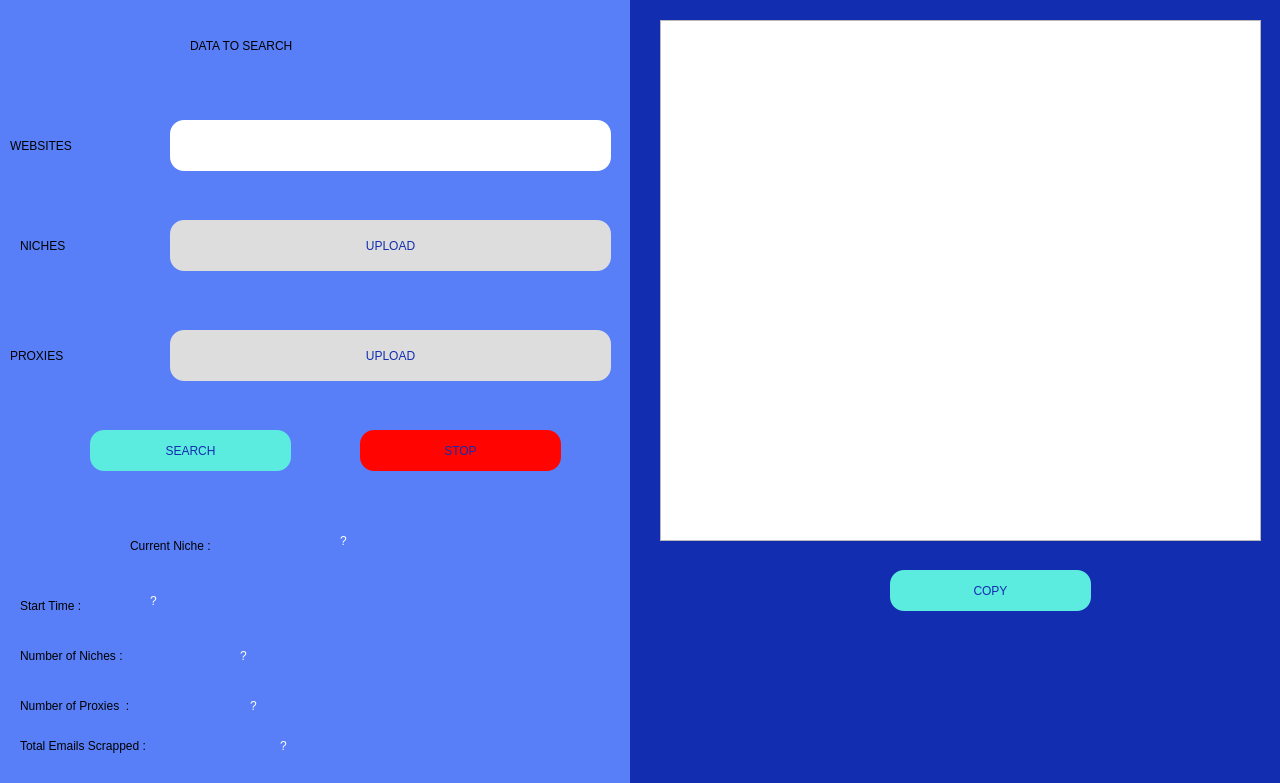
<?xml version="1.0" encoding="UTF-8"?>
<ui version="4.0">
 <class>Dialog</class>
 <widget class="QDialog" name="Dialog">
  <property name="geometry">
   <rect>
    <x>0</x>
    <y>0</y>
    <width>1280</width>
    <height>783</height>
   </rect>
  </property>
  <property name="windowTitle">
   <string>Dialog</string>
  </property>
  <widget class="QWidget" name="bgwidget" native="true">
   <property name="geometry">
    <rect>
     <x>0</x>
     <y>-10</y>
     <width>1111</width>
     <height>811</height>
    </rect>
   </property>
   <property name="styleSheet">
    <string notr="true">QWidget#bgwidget{
background-color:#597FF8
}</string>
   </property>
   <widget class="QLabel" name="label">
    <property name="geometry">
     <rect>
      <x>190</x>
      <y>30</y>
      <width>311</width>
      <height>51</height>
     </rect>
    </property>
    <property name="styleSheet">
     <string notr="true">color:black;

font: 25pt &quot;Arial&quot;;
</string>
    </property>
    <property name="text">
     <string>DATA TO SEARCH</string>
    </property>
   </widget>
   <widget class="QLabel" name="label_2">
    <property name="geometry">
     <rect>
      <x>10</x>
      <y>130</y>
      <width>161</width>
      <height>51</height>
     </rect>
    </property>
    <property name="styleSheet">
     <string notr="true">color:black;

font: 22pt &quot;Arial&quot;;
</string>
    </property>
    <property name="text">
     <string>WEBSITES</string>
    </property>
   </widget>
   <widget class="QLineEdit" name="SiteInput">
    <property name="geometry">
     <rect>
      <x>170</x>
      <y>130</y>
      <width>441</width>
      <height>51</height>
     </rect>
    </property>
    <property name="styleSheet">
     <string notr="true">border-radius:14px;
</string>
    </property>
    <property name="text">
     <string/>
    </property>
   </widget>
   <widget class="QLabel" name="label_3">
    <property name="geometry">
     <rect>
      <x>20</x>
      <y>230</y>
      <width>141</width>
      <height>51</height>
     </rect>
    </property>
    <property name="styleSheet">
     <string notr="true">color:black;

font: 24pt &quot;Arial&quot;;
</string>
    </property>
    <property name="text">
     <string>NICHES</string>
    </property>
   </widget>
   <widget class="QPushButton" name="UploadNiche">
    <property name="geometry">
     <rect>
      <x>170</x>
      <y>230</y>
      <width>441</width>
      <height>51</height>
     </rect>
    </property>
    <property name="styleSheet">
     <string notr="true">QWidget#UploadNiche{
color:#122DAF;
font: 20pt &quot;MS Shell Dlg 2&quot;;
background-color:#DDDDDD;
border-radius:14px;
shadow:2px
}</string>
    </property>
    <property name="text">
     <string>UPLOAD</string>
    </property>
   </widget>
   <widget class="QLabel" name="label_4">
    <property name="geometry">
     <rect>
      <x>10</x>
      <y>340</y>
      <width>141</width>
      <height>51</height>
     </rect>
    </property>
    <property name="styleSheet">
     <string notr="true">color:black;

font: 24pt &quot;Arial&quot;;
</string>
    </property>
    <property name="text">
     <string>PROXIES</string>
    </property>
   </widget>
   <widget class="QPushButton" name="UploadProxies">
    <property name="geometry">
     <rect>
      <x>170</x>
      <y>340</y>
      <width>441</width>
      <height>51</height>
     </rect>
    </property>
    <property name="styleSheet">
     <string notr="true">QWidget#UploadProxies{
color:#122DAF;
font: 20pt &quot;MS Shell Dlg 2&quot;;
background-color:#DDDDDD;
border-radius:14px;
shadow:2px
}</string>
    </property>
    <property name="text">
     <string>UPLOAD</string>
    </property>
   </widget>
   <widget class="QPushButton" name="startBtn">
    <property name="geometry">
     <rect>
      <x>90</x>
      <y>440</y>
      <width>201</width>
      <height>41</height>
     </rect>
    </property>
    <property name="styleSheet">
     <string notr="true">background-color:#5CEBDF;
border-radius:14px;
color:#122DAF;
font: 18pt &quot;MS Shell Dlg 2&quot;;</string>
    </property>
    <property name="text">
     <string>SEARCH</string>
    </property>
   </widget>
   <widget class="QPushButton" name="Stopbtn">
    <property name="geometry">
     <rect>
      <x>360</x>
      <y>440</y>
      <width>201</width>
      <height>41</height>
     </rect>
    </property>
    <property name="styleSheet">
     <string notr="true">background-color:#FF0400;
border-radius:14px;
color:#122DAF;
font: 20pt &quot;MS Shell Dlg 2&quot;;</string>
    </property>
    <property name="text">
     <string>STOP</string>
    </property>
   </widget>
   <widget class="QLabel" name="label_5">
    <property name="geometry">
     <rect>
      <x>20</x>
      <y>590</y>
      <width>141</width>
      <height>51</height>
     </rect>
    </property>
    <property name="styleSheet">
     <string notr="true">color:black;

font: 18pt &quot;Arial&quot;;
</string>
    </property>
    <property name="text">
     <string>Start Time : </string>
    </property>
   </widget>
   <widget class="QLabel" name="label_6">
    <property name="geometry">
     <rect>
      <x>20</x>
      <y>640</y>
      <width>231</width>
      <height>51</height>
     </rect>
    </property>
    <property name="styleSheet">
     <string notr="true">color:black;

font: 18pt &quot;Arial&quot;;
</string>
    </property>
    <property name="text">
     <string>Number of Niches : </string>
    </property>
   </widget>
   <widget class="QLabel" name="label_8">
    <property name="geometry">
     <rect>
      <x>20</x>
      <y>730</y>
      <width>281</width>
      <height>51</height>
     </rect>
    </property>
    <property name="styleSheet">
     <string notr="true">color:black;

font: 18pt &quot;Arial&quot;;
</string>
    </property>
    <property name="text">
     <string>Total Emails Scrapped :</string>
    </property>
   </widget>
   <widget class="QLabel" name="label_7">
    <property name="geometry">
     <rect>
      <x>20</x>
      <y>690</y>
      <width>231</width>
      <height>51</height>
     </rect>
    </property>
    <property name="styleSheet">
     <string notr="true">color:black;

font: 18pt &quot;Arial&quot;;
</string>
    </property>
    <property name="text">
     <string>Number of Proxies  : </string>
    </property>
   </widget>
   <widget class="QLabel" name="start_time">
    <property name="geometry">
     <rect>
      <x>150</x>
      <y>590</y>
      <width>201</width>
      <height>41</height>
     </rect>
    </property>
    <property name="styleSheet">
     <string notr="true">font: 16pt &quot;MS Shell Dlg 2&quot;;
color:white
</string>
    </property>
    <property name="text">
     <string>?</string>
    </property>
   </widget>
   <widget class="QLabel" name="number_of_niches">
    <property name="geometry">
     <rect>
      <x>240</x>
      <y>650</y>
      <width>191</width>
      <height>31</height>
     </rect>
    </property>
    <property name="styleSheet">
     <string notr="true">font: 16pt &quot;MS Shell Dlg 2&quot;;
color:white
</string>
    </property>
    <property name="text">
     <string>?</string>
    </property>
   </widget>
   <widget class="QLabel" name="number_of_proxies">
    <property name="geometry">
     <rect>
      <x>250</x>
      <y>700</y>
      <width>301</width>
      <height>31</height>
     </rect>
    </property>
    <property name="styleSheet">
     <string notr="true">font: 16pt &quot;MS Shell Dlg 2&quot;;
color:white
</string>
    </property>
    <property name="text">
     <string>?</string>
    </property>
   </widget>
   <widget class="QLabel" name="total_emails_scrapped">
    <property name="geometry">
     <rect>
      <x>280</x>
      <y>740</y>
      <width>301</width>
      <height>31</height>
     </rect>
    </property>
    <property name="styleSheet">
     <string notr="true">font: 16pt &quot;MS Shell Dlg 2&quot;;
color:white
</string>
    </property>
    <property name="text">
     <string>?</string>
    </property>
   </widget>
   <widget class="QLabel" name="label_9">
    <property name="geometry">
     <rect>
      <x>130</x>
      <y>530</y>
      <width>231</width>
      <height>51</height>
     </rect>
    </property>
    <property name="styleSheet">
     <string notr="true">color:black;

font: 18pt &quot;Arial&quot;;
</string>
    </property>
    <property name="text">
     <string>Current Niche : </string>
    </property>
   </widget>
   <widget class="QLabel" name="current_Niche">
    <property name="geometry">
     <rect>
      <x>340</x>
      <y>530</y>
      <width>201</width>
      <height>41</height>
     </rect>
    </property>
    <property name="styleSheet">
     <string notr="true">font: 16pt &quot;MS Shell Dlg 2&quot;;
color:white
</string>
    </property>
    <property name="text">
     <string>?</string>
    </property>
   </widget>
  </widget>
  <widget class="QWidget" name="widget_2" native="true">
   <property name="geometry">
    <rect>
     <x>630</x>
     <y>0</y>
     <width>691</width>
     <height>801</height>
    </rect>
   </property>
   <property name="styleSheet">
    <string notr="true">QWidget#widget_2{
background-color:#122DAF;
}</string>
   </property>
   <widget class="QTextEdit" name="Emails_output">
    <property name="geometry">
     <rect>
      <x>30</x>
      <y>20</y>
      <width>601</width>
      <height>521</height>
     </rect>
    </property>
   </widget>
   <widget class="QPushButton" name="copyBtn">
    <property name="geometry">
     <rect>
      <x>260</x>
      <y>570</y>
      <width>201</width>
      <height>41</height>
     </rect>
    </property>
    <property name="styleSheet">
     <string notr="true">background-color:#5CEBDF;
border-radius:14px;
color:#122DAF;
font: 18pt &quot;MS Shell Dlg 2&quot;;</string>
    </property>
    <property name="text">
     <string>COPY</string>
    </property>
   </widget>
  </widget>
 </widget>
 <resources/>
 <connections/>
</ui>
